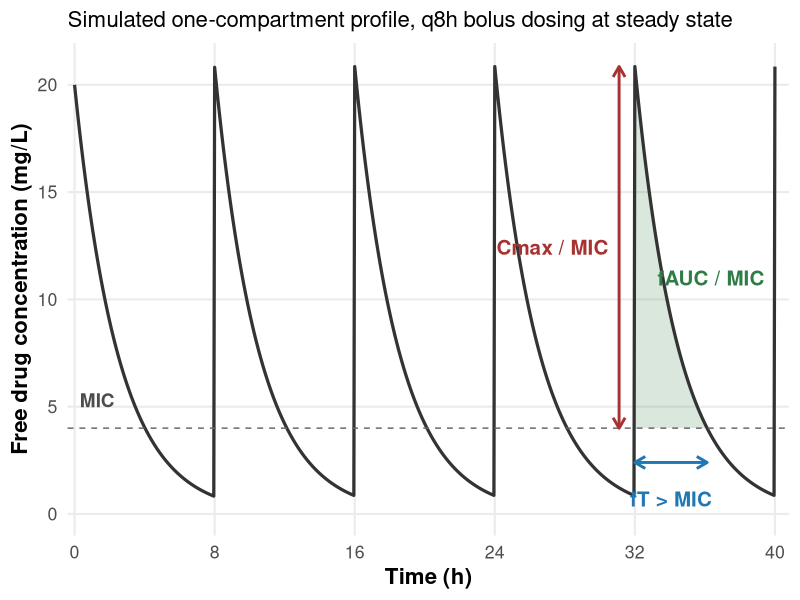

The R source for this figure:
# =============================================================================
# The three PK/PD indices on one concentration-time curve
# One-compartment IV bolus, q8h dosing at (near) steady state, simulated.
# Illustrative parameters only.
# =============================================================================

suppressPackageStartupMessages({
  library(dplyr)
  library(ggplot2)
})

k    <- 0.4    # elimination rate constant (1/h)
c0   <- 20     # increment per dose (mg/L)
tau  <- 8      # dosing interval (h)
mic  <- 4      # mg/L
doses <- seq(0, 40, by = tau)

conc <- function(t) {
  sapply(t, \(ti) sum(ifelse(ti >= doses, c0 * exp(-k * (ti - doses)), 0)))
}

# Last full interval shown (steady state, 5th dose)
t0 <- 32; t1 <- 40
tt <- seq(0, t1, by = 0.05)
df <- tibble(t = tt, c = conc(tt))

cmax <- conc(t0 + 1e-6)
t_above <- t0 + log(cmax / mic) / k   # time at which curve crosses MIC
pct_above <- 100 * (t_above - t0) / tau
auc <- df |> filter(t >= t0) |> summarise(a = sum(c) * 0.05) |> pull(a)

message(sprintf("Cmax = %.1f, Cmax/MIC = %.1f, fT>MIC = %.0f%%, AUC(tau)/MIC = %.0f",
                cmax, cmax / mic, pct_above, auc / mic))

cols <- c(cmax = "#a83232", auc = "#2e7d46", time = "#1f77b4")

p <- ggplot(df, aes(t, c)) +
  # Shade only the area above the MIC line
  geom_ribbon(data = filter(df, t >= t0), aes(ymin = mic, ymax = pmax(c, mic)),
              fill = cols[["auc"]], alpha = 0.18) +
  geom_line(linewidth = 1.1, color = "#333333") +
  geom_hline(yintercept = mic, linetype = "dashed", color = "grey40") +
  annotate("text", x = 0.3, y = mic + 1.3, label = "MIC", hjust = 0,
           color = "grey30", size = 4.8, fontface = "bold") +
  # Cmax/MIC: vertical arrow from MIC to the peak
  annotate("segment", x = t0 - 0.9, xend = t0 - 0.9, y = mic, yend = cmax,
           color = cols[["cmax"]], linewidth = 1,
           arrow = arrow(ends = "both", length = unit(0.12, "in"))) +
  annotate("text", x = t0 - 1.5, y = (mic + cmax) / 2,
           label = "Cmax / MIC", hjust = 1, color = cols[["cmax"]],
           size = 5.2, fontface = "bold") +
  # fT>MIC: horizontal bracket along the MIC line
  annotate("segment", x = t0, xend = t_above, y = mic - 1.6, yend = mic - 1.6,
           color = cols[["time"]], linewidth = 1,
           arrow = arrow(ends = "both", length = unit(0.12, "in"))) +
  annotate("text", x = (t0 + t_above) / 2, y = mic - 3.3,
           label = "fT > MIC", color = cols[["time"]],
           size = 5.2, fontface = "bold") +
  # fAUC/MIC: shaded area label
  annotate("text", x = t1 - 0.6, y = 11, label = "fAUC / MIC",
           hjust = 1, color = cols[["auc"]], size = 5.2, fontface = "bold") +
  scale_x_continuous(breaks = doses, expand = expansion(mult = c(0.01, 0.02))) +
  scale_y_continuous(limits = c(-1, NA), expand = expansion(mult = c(0, 0.05))) +
  coord_cartesian(xlim = c(0, t1)) +
  labs(
    x = "Time (h)",
    y = "Free drug concentration (mg/L)",
    subtitle = "Simulated one-compartment profile, q8h bolus dosing at steady state"
  ) +
  theme_minimal(base_size = 16, base_family = "sans") +
  theme(
    panel.grid.minor = element_blank(),
    axis.title = element_text(face = "bold")
  )

ggsave("figures/pkpd_indices.png", p,
       width = 11.2, height = 5.6, dpi = 300, bg = "white")
message("Saved figures/pkpd_indices.png")
